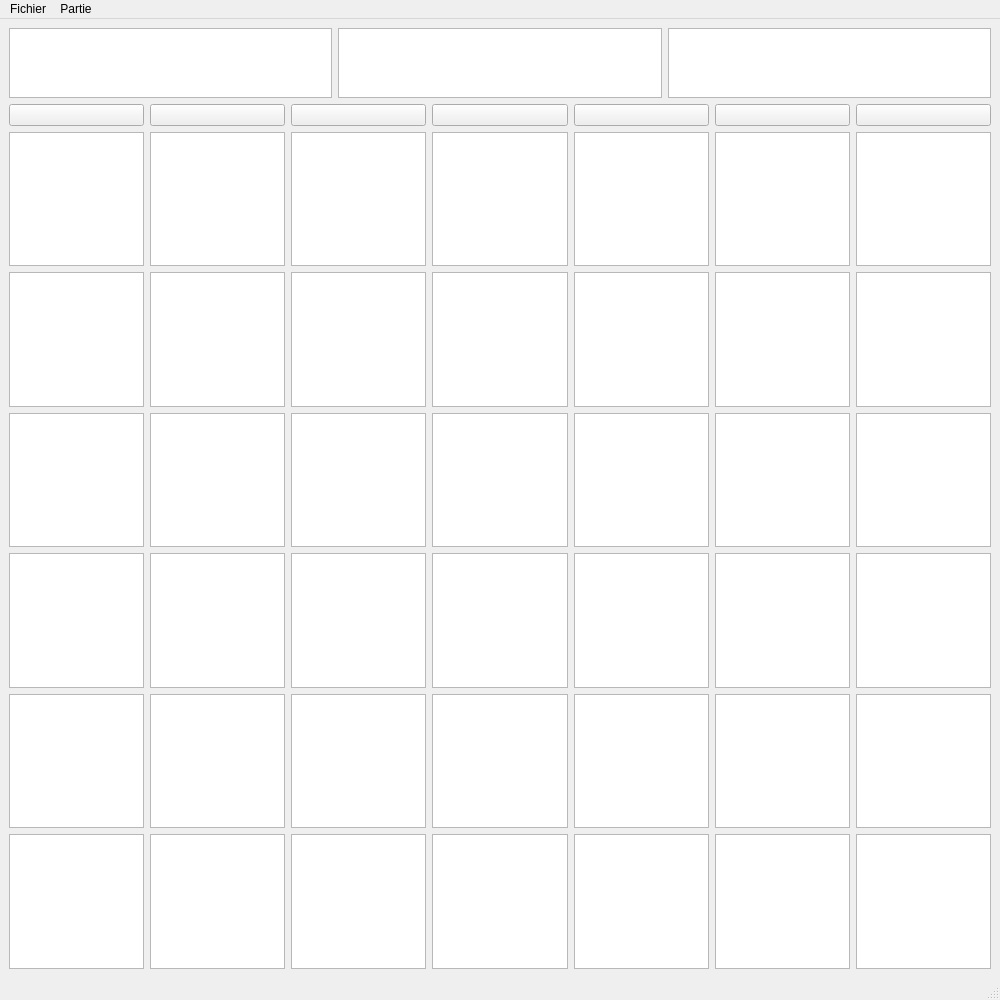
<?xml version="1.0" encoding="UTF-8"?>
<ui version="4.0">
 <class>Connect4</class>
 <widget class="QMainWindow" name="Connect4">
  <property name="windowModality">
   <enum>Qt::WindowModal</enum>
  </property>
  <property name="enabled">
   <bool>true</bool>
  </property>
  <property name="geometry">
   <rect>
    <x>0</x>
    <y>0</y>
    <width>1000</width>
    <height>1000</height>
   </rect>
  </property>
  <property name="sizePolicy">
   <sizepolicy hsizetype="Fixed" vsizetype="Fixed">
    <horstretch>0</horstretch>
    <verstretch>0</verstretch>
   </sizepolicy>
  </property>
  <property name="minimumSize">
   <size>
    <width>1000</width>
    <height>1000</height>
   </size>
  </property>
  <property name="windowTitle">
   <string>Connect4</string>
  </property>
  <property name="autoFillBackground">
   <bool>false</bool>
  </property>
  <property name="dockOptions">
   <set>QMainWindow::ForceTabbedDocks</set>
  </property>
  <widget class="QWidget" name="centralwidget">
   <property name="enabled">
    <bool>true</bool>
   </property>
   <layout class="QGridLayout" name="gridLayout">
    <item row="0" column="0">
     <layout class="QHBoxLayout" name="horizontalLayout_2">
      <item>
       <widget class="QPlainTextEdit" name="tour"/>
      </item>
      <item>
       <widget class="QPlainTextEdit" name="nomp1">
        <property name="font">
         <font>
          <pointsize>26</pointsize>
         </font>
        </property>
        <property name="readOnly">
         <bool>true</bool>
        </property>
        <property name="textInteractionFlags">
         <set>Qt::NoTextInteraction</set>
        </property>
       </widget>
      </item>
      <item>
       <widget class="QPlainTextEdit" name="nomp2">
        <property name="font">
         <font>
          <pointsize>28</pointsize>
         </font>
        </property>
        <property name="readOnly">
         <bool>true</bool>
        </property>
        <property name="textInteractionFlags">
         <set>Qt::NoTextInteraction</set>
        </property>
       </widget>
      </item>
     </layout>
    </item>
    <item row="1" column="0">
     <layout class="QHBoxLayout" name="horizontalLayout">
      <item>
       <widget class="QPushButton" name="Btn_1">
        <property name="text">
         <string/>
        </property>
       </widget>
      </item>
      <item>
       <widget class="QPushButton" name="Btn_2">
        <property name="text">
         <string/>
        </property>
       </widget>
      </item>
      <item>
       <widget class="QPushButton" name="Btn_3">
        <property name="text">
         <string/>
        </property>
       </widget>
      </item>
      <item>
       <widget class="QPushButton" name="Btn_4">
        <property name="text">
         <string/>
        </property>
       </widget>
      </item>
      <item>
       <widget class="QPushButton" name="Btn_5">
        <property name="text">
         <string/>
        </property>
       </widget>
      </item>
      <item>
       <widget class="QPushButton" name="Btn_6">
        <property name="text">
         <string/>
        </property>
       </widget>
      </item>
      <item>
       <widget class="QPushButton" name="Btn_7">
        <property name="text">
         <string/>
        </property>
       </widget>
      </item>
     </layout>
    </item>
    <item row="2" column="0">
     <layout class="QHBoxLayout" name="horizontalLayout_3">
      <property name="sizeConstraint">
       <enum>QLayout::SetMaximumSize</enum>
      </property>
      <item>
       <layout class="QVBoxLayout" name="verticalLayout">
        <item>
         <widget class="QPlainTextEdit" name="text_1">
          <property name="styleSheet">
           <string notr="true"/>
          </property>
          <property name="readOnly">
           <bool>true</bool>
          </property>
          <property name="plainText">
           <string/>
          </property>
          <property name="textInteractionFlags">
           <set>Qt::NoTextInteraction</set>
          </property>
          <property name="backgroundVisible">
           <bool>false</bool>
          </property>
         </widget>
        </item>
        <item>
         <widget class="QPlainTextEdit" name="text_2">
          <property name="readOnly">
           <bool>true</bool>
          </property>
          <property name="textInteractionFlags">
           <set>Qt::NoTextInteraction</set>
          </property>
          <property name="backgroundVisible">
           <bool>false</bool>
          </property>
         </widget>
        </item>
        <item>
         <widget class="QPlainTextEdit" name="text_3">
          <property name="readOnly">
           <bool>true</bool>
          </property>
          <property name="textInteractionFlags">
           <set>Qt::NoTextInteraction</set>
          </property>
         </widget>
        </item>
        <item>
         <widget class="QPlainTextEdit" name="text_4">
          <property name="readOnly">
           <bool>true</bool>
          </property>
          <property name="textInteractionFlags">
           <set>Qt::NoTextInteraction</set>
          </property>
         </widget>
        </item>
        <item>
         <widget class="QPlainTextEdit" name="text_5">
          <property name="readOnly">
           <bool>true</bool>
          </property>
          <property name="textInteractionFlags">
           <set>Qt::NoTextInteraction</set>
          </property>
         </widget>
        </item>
        <item>
         <widget class="QPlainTextEdit" name="text_6">
          <property name="readOnly">
           <bool>true</bool>
          </property>
          <property name="textInteractionFlags">
           <set>Qt::NoTextInteraction</set>
          </property>
         </widget>
        </item>
       </layout>
      </item>
      <item>
       <layout class="QVBoxLayout" name="verticalLayout_2">
        <item>
         <widget class="QPlainTextEdit" name="text_7">
          <property name="readOnly">
           <bool>true</bool>
          </property>
          <property name="textInteractionFlags">
           <set>Qt::NoTextInteraction</set>
          </property>
         </widget>
        </item>
        <item>
         <widget class="QPlainTextEdit" name="text_8">
          <property name="readOnly">
           <bool>true</bool>
          </property>
          <property name="textInteractionFlags">
           <set>Qt::NoTextInteraction</set>
          </property>
         </widget>
        </item>
        <item>
         <widget class="QPlainTextEdit" name="text_9">
          <property name="readOnly">
           <bool>true</bool>
          </property>
          <property name="textInteractionFlags">
           <set>Qt::NoTextInteraction</set>
          </property>
         </widget>
        </item>
        <item>
         <widget class="QPlainTextEdit" name="text_10">
          <property name="readOnly">
           <bool>true</bool>
          </property>
          <property name="textInteractionFlags">
           <set>Qt::NoTextInteraction</set>
          </property>
         </widget>
        </item>
        <item>
         <widget class="QPlainTextEdit" name="text_11">
          <property name="readOnly">
           <bool>true</bool>
          </property>
          <property name="textInteractionFlags">
           <set>Qt::NoTextInteraction</set>
          </property>
         </widget>
        </item>
        <item>
         <widget class="QPlainTextEdit" name="text_12">
          <property name="readOnly">
           <bool>true</bool>
          </property>
          <property name="textInteractionFlags">
           <set>Qt::NoTextInteraction</set>
          </property>
         </widget>
        </item>
       </layout>
      </item>
      <item>
       <layout class="QVBoxLayout" name="verticalLayout_3">
        <item>
         <widget class="QPlainTextEdit" name="text_13">
          <property name="readOnly">
           <bool>true</bool>
          </property>
          <property name="textInteractionFlags">
           <set>Qt::NoTextInteraction</set>
          </property>
         </widget>
        </item>
        <item>
         <widget class="QPlainTextEdit" name="text_14">
          <property name="readOnly">
           <bool>true</bool>
          </property>
          <property name="textInteractionFlags">
           <set>Qt::NoTextInteraction</set>
          </property>
         </widget>
        </item>
        <item>
         <widget class="QPlainTextEdit" name="text_15">
          <property name="readOnly">
           <bool>true</bool>
          </property>
          <property name="textInteractionFlags">
           <set>Qt::NoTextInteraction</set>
          </property>
         </widget>
        </item>
        <item>
         <widget class="QPlainTextEdit" name="text_16">
          <property name="readOnly">
           <bool>true</bool>
          </property>
          <property name="textInteractionFlags">
           <set>Qt::NoTextInteraction</set>
          </property>
         </widget>
        </item>
        <item>
         <widget class="QPlainTextEdit" name="text_17">
          <property name="readOnly">
           <bool>true</bool>
          </property>
          <property name="textInteractionFlags">
           <set>Qt::NoTextInteraction</set>
          </property>
         </widget>
        </item>
        <item>
         <widget class="QPlainTextEdit" name="text_18">
          <property name="readOnly">
           <bool>true</bool>
          </property>
          <property name="textInteractionFlags">
           <set>Qt::NoTextInteraction</set>
          </property>
         </widget>
        </item>
       </layout>
      </item>
      <item>
       <layout class="QVBoxLayout" name="verticalLayout_4">
        <item>
         <widget class="QPlainTextEdit" name="text_19">
          <property name="readOnly">
           <bool>true</bool>
          </property>
          <property name="textInteractionFlags">
           <set>Qt::NoTextInteraction</set>
          </property>
         </widget>
        </item>
        <item>
         <widget class="QPlainTextEdit" name="text_20">
          <property name="readOnly">
           <bool>true</bool>
          </property>
          <property name="textInteractionFlags">
           <set>Qt::NoTextInteraction</set>
          </property>
         </widget>
        </item>
        <item>
         <widget class="QPlainTextEdit" name="text_21">
          <property name="readOnly">
           <bool>true</bool>
          </property>
          <property name="textInteractionFlags">
           <set>Qt::NoTextInteraction</set>
          </property>
         </widget>
        </item>
        <item>
         <widget class="QPlainTextEdit" name="text_22">
          <property name="readOnly">
           <bool>true</bool>
          </property>
          <property name="textInteractionFlags">
           <set>Qt::NoTextInteraction</set>
          </property>
         </widget>
        </item>
        <item>
         <widget class="QPlainTextEdit" name="text_23">
          <property name="readOnly">
           <bool>true</bool>
          </property>
          <property name="textInteractionFlags">
           <set>Qt::NoTextInteraction</set>
          </property>
         </widget>
        </item>
        <item>
         <widget class="QPlainTextEdit" name="text_24">
          <property name="readOnly">
           <bool>true</bool>
          </property>
          <property name="textInteractionFlags">
           <set>Qt::NoTextInteraction</set>
          </property>
         </widget>
        </item>
       </layout>
      </item>
      <item>
       <layout class="QVBoxLayout" name="verticalLayout_5">
        <item>
         <widget class="QPlainTextEdit" name="text_25">
          <property name="readOnly">
           <bool>true</bool>
          </property>
          <property name="textInteractionFlags">
           <set>Qt::NoTextInteraction</set>
          </property>
         </widget>
        </item>
        <item>
         <widget class="QPlainTextEdit" name="text_26">
          <property name="readOnly">
           <bool>true</bool>
          </property>
          <property name="textInteractionFlags">
           <set>Qt::NoTextInteraction</set>
          </property>
         </widget>
        </item>
        <item>
         <widget class="QPlainTextEdit" name="text_27">
          <property name="readOnly">
           <bool>true</bool>
          </property>
          <property name="textInteractionFlags">
           <set>Qt::NoTextInteraction</set>
          </property>
         </widget>
        </item>
        <item>
         <widget class="QPlainTextEdit" name="text_28">
          <property name="readOnly">
           <bool>true</bool>
          </property>
          <property name="textInteractionFlags">
           <set>Qt::NoTextInteraction</set>
          </property>
         </widget>
        </item>
        <item>
         <widget class="QPlainTextEdit" name="text_29">
          <property name="readOnly">
           <bool>true</bool>
          </property>
          <property name="textInteractionFlags">
           <set>Qt::NoTextInteraction</set>
          </property>
         </widget>
        </item>
        <item>
         <widget class="QPlainTextEdit" name="text_30">
          <property name="readOnly">
           <bool>true</bool>
          </property>
          <property name="textInteractionFlags">
           <set>Qt::NoTextInteraction</set>
          </property>
         </widget>
        </item>
       </layout>
      </item>
      <item>
       <layout class="QVBoxLayout" name="verticalLayout_6">
        <item>
         <widget class="QPlainTextEdit" name="text_31">
          <property name="readOnly">
           <bool>true</bool>
          </property>
          <property name="textInteractionFlags">
           <set>Qt::NoTextInteraction</set>
          </property>
         </widget>
        </item>
        <item>
         <widget class="QPlainTextEdit" name="text_32">
          <property name="readOnly">
           <bool>true</bool>
          </property>
          <property name="textInteractionFlags">
           <set>Qt::NoTextInteraction</set>
          </property>
         </widget>
        </item>
        <item>
         <widget class="QPlainTextEdit" name="text_33">
          <property name="readOnly">
           <bool>true</bool>
          </property>
          <property name="textInteractionFlags">
           <set>Qt::NoTextInteraction</set>
          </property>
         </widget>
        </item>
        <item>
         <widget class="QPlainTextEdit" name="text_34">
          <property name="readOnly">
           <bool>true</bool>
          </property>
          <property name="textInteractionFlags">
           <set>Qt::NoTextInteraction</set>
          </property>
         </widget>
        </item>
        <item>
         <widget class="QPlainTextEdit" name="text_35">
          <property name="readOnly">
           <bool>true</bool>
          </property>
          <property name="textInteractionFlags">
           <set>Qt::NoTextInteraction</set>
          </property>
         </widget>
        </item>
        <item>
         <widget class="QPlainTextEdit" name="text_36">
          <property name="readOnly">
           <bool>true</bool>
          </property>
          <property name="textInteractionFlags">
           <set>Qt::NoTextInteraction</set>
          </property>
         </widget>
        </item>
       </layout>
      </item>
      <item>
       <layout class="QVBoxLayout" name="verticalLayout_7">
        <item>
         <widget class="QPlainTextEdit" name="text_37">
          <property name="autoFillBackground">
           <bool>true</bool>
          </property>
          <property name="readOnly">
           <bool>true</bool>
          </property>
          <property name="textInteractionFlags">
           <set>Qt::NoTextInteraction</set>
          </property>
         </widget>
        </item>
        <item>
         <widget class="QPlainTextEdit" name="text_38">
          <property name="readOnly">
           <bool>true</bool>
          </property>
          <property name="textInteractionFlags">
           <set>Qt::NoTextInteraction</set>
          </property>
         </widget>
        </item>
        <item>
         <widget class="QPlainTextEdit" name="text_39">
          <property name="readOnly">
           <bool>true</bool>
          </property>
          <property name="textInteractionFlags">
           <set>Qt::NoTextInteraction</set>
          </property>
         </widget>
        </item>
        <item>
         <widget class="QPlainTextEdit" name="text_40">
          <property name="readOnly">
           <bool>true</bool>
          </property>
          <property name="textInteractionFlags">
           <set>Qt::NoTextInteraction</set>
          </property>
         </widget>
        </item>
        <item>
         <widget class="QPlainTextEdit" name="text_41">
          <property name="readOnly">
           <bool>true</bool>
          </property>
          <property name="textInteractionFlags">
           <set>Qt::NoTextInteraction</set>
          </property>
         </widget>
        </item>
        <item>
         <widget class="QPlainTextEdit" name="text_42">
          <property name="readOnly">
           <bool>true</bool>
          </property>
          <property name="textInteractionFlags">
           <set>Qt::NoTextInteraction</set>
          </property>
         </widget>
        </item>
       </layout>
      </item>
     </layout>
    </item>
   </layout>
  </widget>
  <widget class="QMenuBar" name="menubar">
   <property name="geometry">
    <rect>
     <x>0</x>
     <y>0</y>
     <width>1000</width>
     <height>26</height>
    </rect>
   </property>
   <widget class="QMenu" name="menuFichier">
    <property name="title">
     <string>Fichier</string>
    </property>
    <addaction name="actionQuitter"/>
   </widget>
   <widget class="QMenu" name="menuPartie">
    <property name="title">
     <string>Partie</string>
    </property>
    <addaction name="actionNouvelle_Partie"/>
   </widget>
   <addaction name="menuFichier"/>
   <addaction name="menuPartie"/>
  </widget>
  <widget class="QStatusBar" name="statusbar"/>
  <action name="actionQuitter">
   <property name="text">
    <string>Quitter</string>
   </property>
  </action>
  <action name="actionNouvelle_Partie">
   <property name="text">
    <string>Nouvelle Partie</string>
   </property>
   <property name="shortcut">
    <string>N</string>
   </property>
  </action>
 </widget>
 <resources/>
 <connections>
  <connection>
   <sender>actionQuitter</sender>
   <signal>triggered()</signal>
   <receiver>Connect4</receiver>
   <slot>hide()</slot>
   <hints>
    <hint type="sourcelabel">
     <x>-1</x>
     <y>-1</y>
    </hint>
    <hint type="destinationlabel">
     <x>499</x>
     <y>499</y>
    </hint>
   </hints>
  </connection>
 </connections>
</ui>
